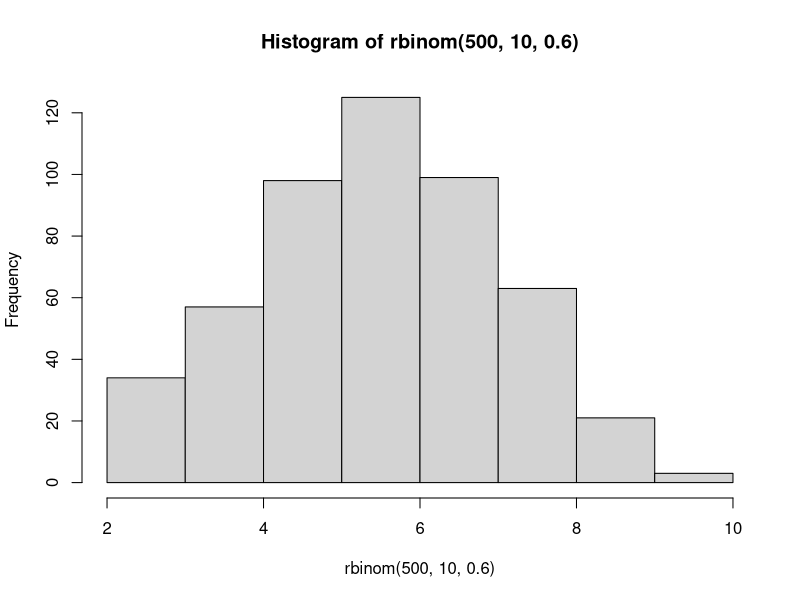
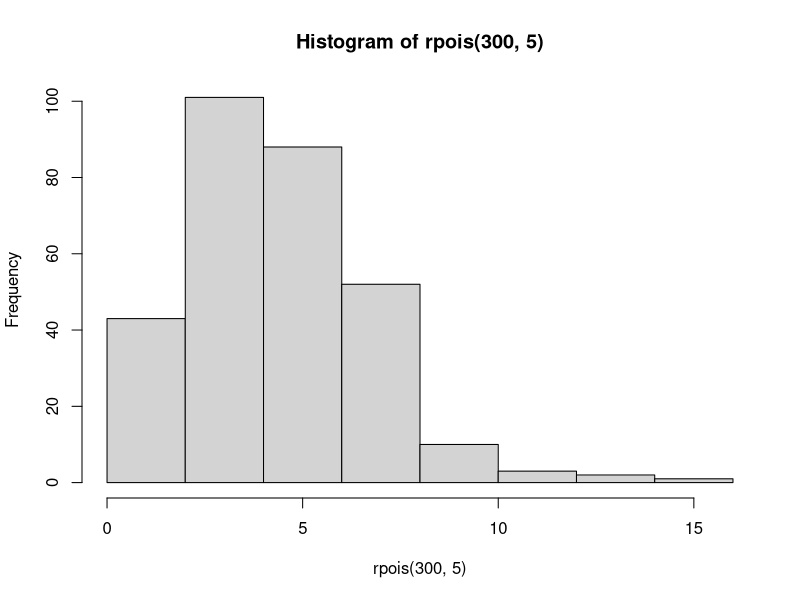
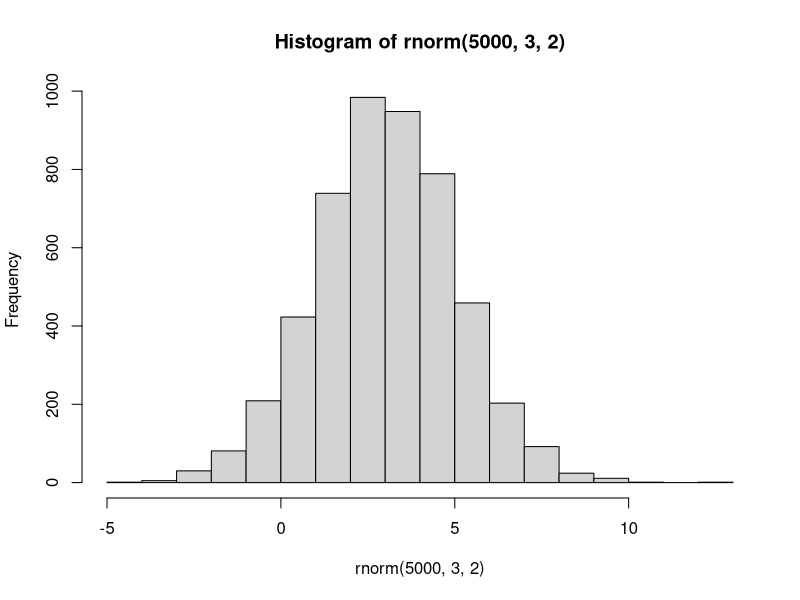

The R script that drew these images, in order:
## ---- chunk 1
#Distribución de Bernouilli

# Calculamos la P(X=1) de una Bernoulli(0.7)
dbinom(1, 1,0.7)
# Calculamos la P(X=0) de una Bernoulli(0.7)
dbinom(0, 1,0.7)
# Calculamos la func. de distribución acumulada de una Bernoulli(0.7)
pbinom(0, 1,0.7)
pbinom(1, 1,0.7)
# para la función cuantil o percentil
qbinom(0,1, 0.7)
qbinom(1,1, 0.7)
qbinom(0.3,1, 0.7)
qbinom(0.31,1, 0.7)
qbinom(0.5,1, 0.7)
# para generar valores
rbinom(10,1, 0.7)
rbinom(1,1, 0.7)
rbinom(5,1, 0.7)
## ---- chunk 2
# x, q: Vector de cuantiles.
# p: Vector de probabilidades.
# n: Número de observaciones
# size: Números de ensayos(debe ser cero o más).
# prob: Probabilidad de éxito en cada ensayo.
# log, log.p: Parámetro booleano, si es TRUE, las probabilidades p se ofrecen como log(p).
# lower.tail: Parámetro booleano, si es TRUE (por defecto), las probabilidades son P[X ≤ x], de lo
# contrario, P[X > x].

# Calculamos la P(X=3) de una Binomial(10,0.5)
dbinom(3, 10, 0.5)
# Calculamos la P(X=6) de una Binomial(10,0.5)
dbinom(6, 10, 0.5)
# Calculamos la P(X=2,1,0) de una Binomial(10,0.5)
dbinom(c(2, 1, 0), 10, 0.5)
# Calculamos la P(X<=2) de una Binomial(10,0.5)
sum(dbinom(c(0, 1, 2), 10, 0.5))
# Que coincide con la funci´on pbinom
# Calculamos la P(X>2) de una Binomial(10,0.5)
pbinom(2,10,0.5, lower.tail=F)
pbinom(2,10,0.5)
pbinom(10,10,0.5)

# Los valores de X que tiene una probabilidad de ocurrir en torno al 90\%
qbinom(c(0.90), 10, 0.5)

# Los valores de X que tiene una probabilidad de ocurrir en torno al 95\%
qbinom(c(0.95), 10, 0.5)
# 2 n´umeros aleatorios de una binomial
rbinom(2,10,0.5)
# 9 n´umeros aleatorios de una binomial
rbinom(9,10,0.5)

# dev.off()
hist(rbinom(500,10,0.6))
## ---- chunk 3
#   ¿cuál es la probabilidad de que entre diez unidades dos se encuentren defectuosas?
dbinom(2,10,0.05)
# - ¿y de que a lo sumo dos se encuentren defectuosas?
dbinom(1,10,0.05)
pbinom(2,10,0.05)
1-pbinom(2,10,0.05)
# - ¿cual es la probabilidad de que por lo menos una se encuentre defectuosa?
1-pbinom(0,10,0.05)
# - Se quiere saber una acotación de cuántas unidades defectuosas hay en el 99% de los casos, 
# cuánto es este máximo?
qbinom(0.99,10,0.05)
# - Si se toman 10000 unidades, cuál es el valor esperado de unidades defectuosas?
10000*0.05
mean(rbinom(20000,10000,0.05))
## ---- chunk 4
# dpois(x, lambda, log = F); Devuelve resultados de la funci´on de densidad.
# ppois(q, lambda, lower.tail = T, log.p = F); Devuelve resultados de la funci´on de distribuci´on acumulada.
# qpois(p, lambda, lower.tail = T, log.p = F); Devuelve resultados de los cuantiles de la Poisson.
# rpois(n, lambda); Devuelve un vector de valores binomiales aleatorios.
# Con:
#   x: Vector de cuantiles (Valores enteros positivos).
#   q: Vector de cuantiles.
#   p: Vector de probabilidades.
#   n: N´umeros de valores aleatorios a devolver.
#   prob: Probabilidad de ´exito en cada ensayo.
#   lambda: Vector de medias (valor no negativo).
#   log, log.p: Par´ametro booleano, si es TRUE, las probabilidades p se ofrecen como log(p).
#   lower.tail: Par´ametro booleano, si es TRUE (por defecto), las probabilidades son P [X ≤ x], de lo
# contrario, P [X > x]

# Calcular la P(X = 1) de una Poisson(3)
dpois(1, 3)
dpois(c(1,8), 3)
# Calcular la P(X <= 3) de una Poisson(3)
ppois(3,3)
# Calcular la P(X > 3) de una Poisson(3)
ppois(3, 3, lower.tail=F)
# Calcular el valor de la variable aleatoria X, dada la probabilidad 0.985
qpois(0.985, 3)


hist(rpois(300,5))
## ---- chunk 5
# ¿cuál es la probabilidad de que falle un componente en 25 horas?
dpois(1,2)
# ¿y de que fallen no más de dos componentes en 50 horas?
ppois(2,4)
# ¿cuál es la probabilidad de que fallen por lo menos diez en 125 horas?
ppois(9.9,10,lower.tail = T)
# ¿cuántas horas habría que garantizar al cliente que duran para que en un 90% de los casos se cumpla?
# 
qexp(0.9,8/100)
## ---- chunk 6
# dnorm(x, mean = 0, sd = 1, log = F); Devuelve resultados de la funci´on de densidad.
# pnorm(q, mean = 0, sd = 1, lower.tail = T, log.p = F); Devuelve resultados de la funci´on de distribuci´on
# acumulada.
# qnorm(p, mean = 0, sd = 1, lower.tail = T, log.p = F); Devuelve resultados de los cuantiles de la
# Normal.
# rnorm(n, mean = 0, sd = 1); Devuelve un vector de valores normales aleatorios.
# Con:
#   x, q: Vector de cuantiles.
# p: Vector de probabilidades.
# n: N´umeros de observaciones.
# mean: Vector de medias. Por defecto, su valor es 0.
# sd: Vector de desviaci´on est´andar. Por defecto, su valor es 1.
# log, log.p: Par´ametro booleano, si es TRUE, las probabilidades p son devueltas como log (p).
# lower.tail: Par´ametro booleano, si es TRUE (por defecto), las probabilidades son P [X ≤ x], de lo
# contrario, P [X > x].

# Calcular la P(Z>1) de una N(0,1)
pnorm(1, mean = 0, sd = 1, lower.tail = F)
# Calcular la P(-2<Z<2) de una N(0,1)
pnorm(c(2), mean = 0, sd = 1) - pnorm(c(-2), mean = 0, sd = 1)
# Calcular la P(0<Z<1.96) de una N(0,1)
pnorm(1.96, mean = 0, sd = 1) - pnorm(0, mean = 0, sd = 1)
# Calcular la P(Z<=z)=0,5793 de una N(0,1)
qnorm(0.5793, mean = 0, sd = 1)
# Calcular la P(Z>150) de una Normal de media 125 y la desviaci´on est´andar 50.
pnorm(150, mean = 125, sd = 50, lower.tail = F)

hist(rnorm(5000,3,2))
## ---- chunk 7
#los valores negativos tienen densidad 0
dexp(-4, 2)
#los valores positivos tienen densidades decrecientes
dexp(1, 2)
dexp(5, 2)
#su cdf, vemos que es creciente
pexp(1, 2)
pexp(3, 2)
#su qf, averiguamos cuanto dura la máquina que dura más que el 90% de las máquinas
qexp(0.9, 2)
#simulamos la duración de 7 máquinas
rexp(7, 2)
#calculamos la media y varianza de una simulación con 100 máquinas
#observa que se aproximan a 0.5
mean(rexp(100, 2))
var(rexp(100,2))
## ---- chunk 8
#¿Cuál es la probabilidad de que reciba la primera llamada antes de las 8:15?
pexp(15,0.05)
#¿Cuál es la probabilidad de que reciba 4 llamadas en las dos primeras horas de su jornada de trabajo?
dpois(4, 6)
#Si lleva 10 minutos sin recibir ninguna llamada, ¿cuál es la probabilidad de que reciba una nueva llamada en menos de 15 minutos?
pexp(15,0.05)
## ---- chunk 9
carrera <-rbinom(50,1,0.5)

max_carrera=0
c=0

for (i in 1:length(carrera)){
  if (carrera[i]==1){
    c = c+1
  }else{c=0}
  max_carrera=max(c(c,max_carrera))
}

experimento <- function(n_lanzamientos){
  carrera <- rbinom(n_lanzamientos,1,0.5)
  for (i in 1:length(carrera)){
    if (carrera[i]==1){
      c = c+1
    }else{c=0}
    max_carrera=max(c(c,max_carrera))
  }
  return(max_carrera)
}
experimento(50)

simula <- function(n_experimentos,n_lanzamientos){
  resultados <- c()
  for (i in 1:n_experimentos){
  resultados <-append(resultados,experimento(n_lanzamientos))}
  return(list(resultados=resultados,media=mean(resultados)))
}

simula(1000,50)
